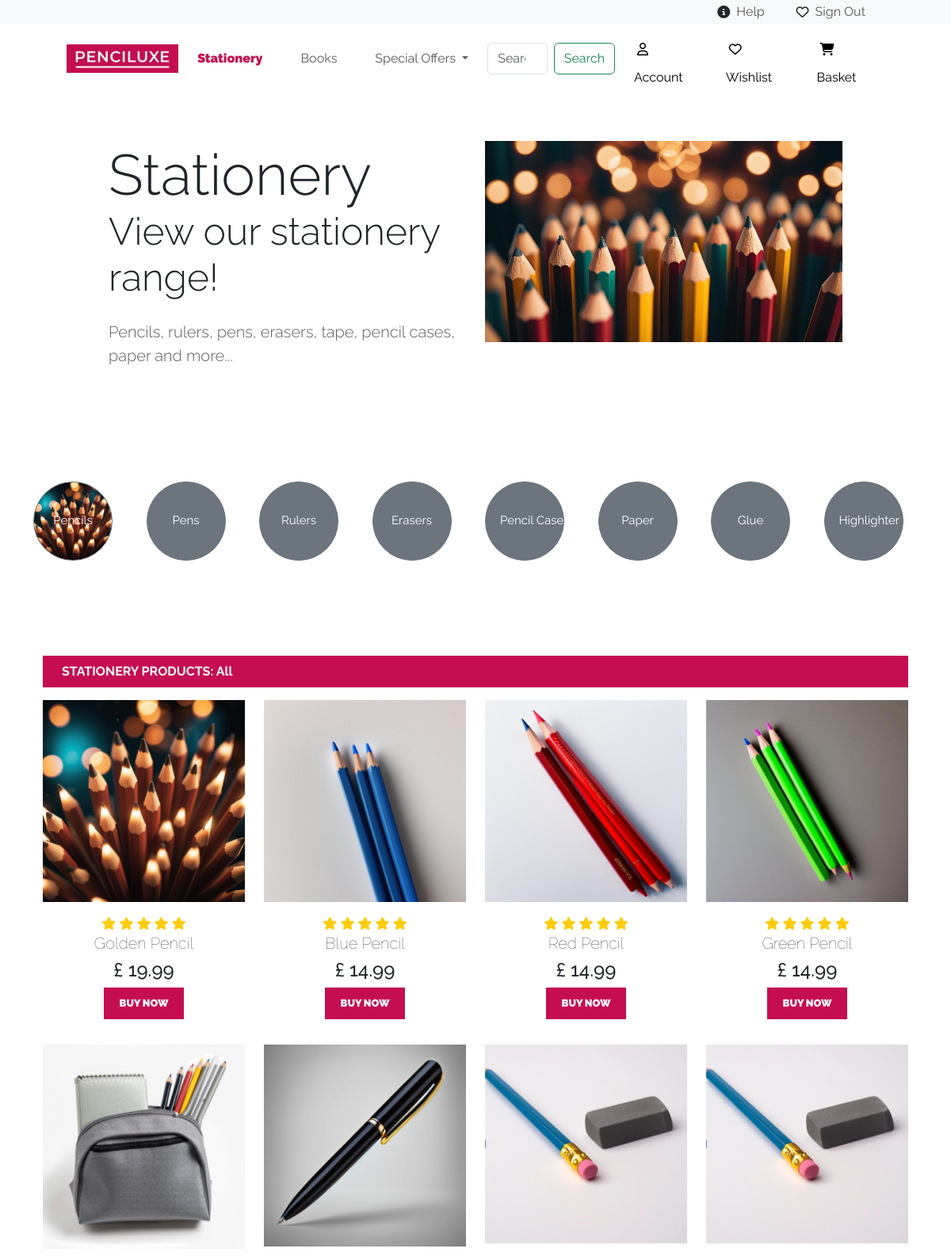
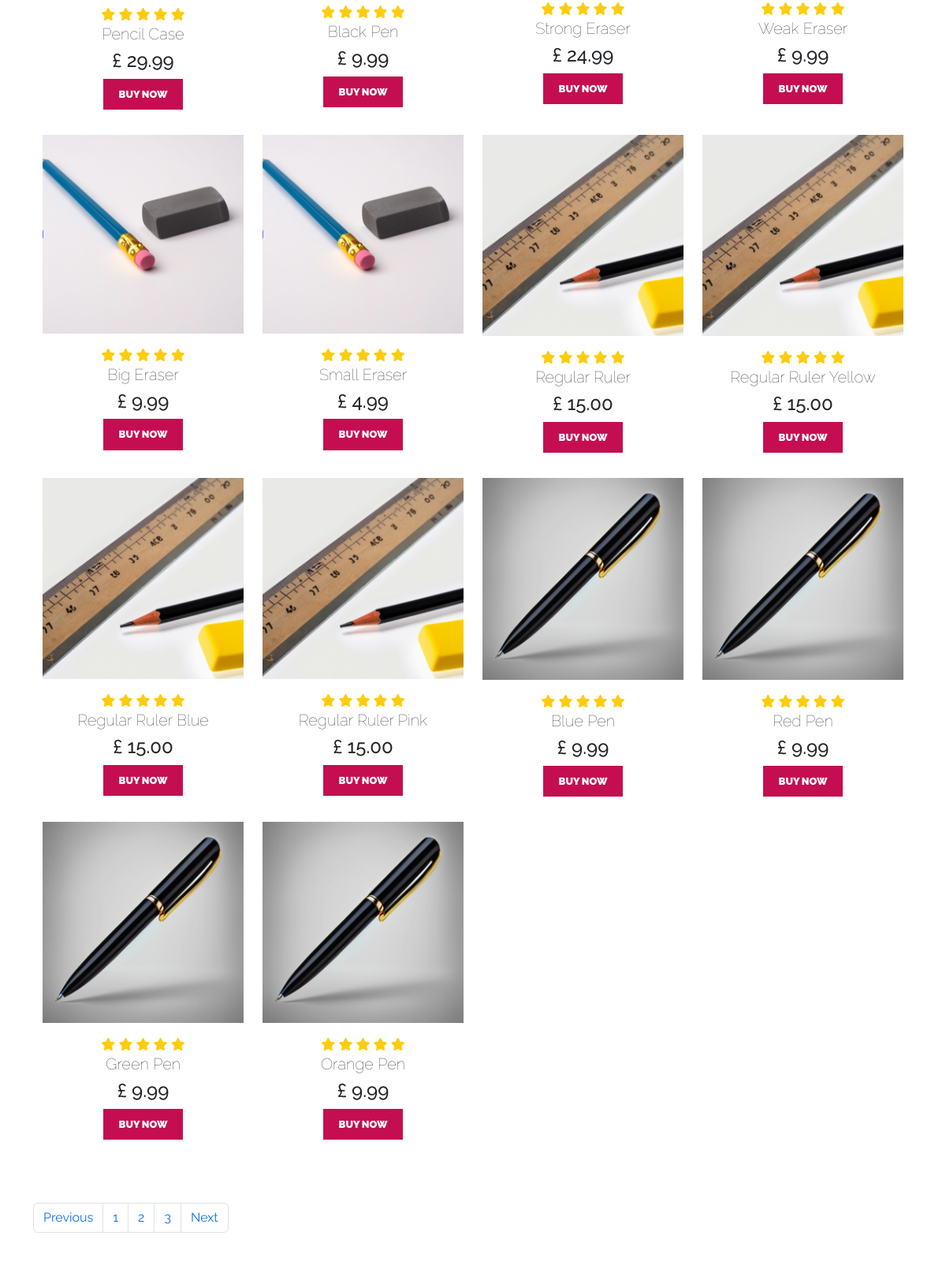
/WebAssignment/stationery.php (upper part), run on the app's committed database (2 pictures, top to bottom).
### tables this page shows
CREATE TABLE `product` (
  `product_ID` int(11) NOT NULL,
  `product_Name` varchar(100) NOT NULL,
  `product_Category` varchar(100) NOT NULL,
  `product_Description` varchar(255) NOT NULL,
  `product_Image` varchar(255) NOT NULL,
  `product_Image2` varchar(255) NOT NULL,
  `product_Image3` varchar(255) NOT NULL,
  `product_Image4` varchar(255) NOT NULL,
  `product_Price` decimal(6,2) NOT NULL,
  `product_Special_Offer` int(2) NOT NULL,
  `product_Type` varchar(100) NOT NULL
);

### WebAssignment/getStationery.php (called while the page is built, shortened)
<?php
include("connection.php");
$stmt = $con->prepare("SELECT * FROM product where product_Category = 'stationery'");
$stmt->execute();
$trending_products = $stmt->get_result();
?>

### WebAssignment/stationery.php (the view, shortened to what this page needs)
<!DOCTYPE html>
<html lang="en">
<head>
    <link href="https://cdn.jsdelivr.net/npm/bootstrap@5.3.3/dist/css/bootstrap.min.css" rel="stylesheet">
    <link rel="stylesheet" href="style.css" class="">
</head>
<body>
    <nav class="navbar navbar-custom bg-light navbar-expand-md">
        <div class="container-fluid py-0">
            <div class="navbar-collapse justify-content-end align-center" id="main-nav">
                <ul class="navbar-nav">
                    <li class="nav-item d-flex mx-3 ">
                        <i class="fa-solid fa-circle-info my-3"></i>
                        <a class="nav-link my-1" href="help.php">Help</a>
                    </li>
                    <li class="nav-item d-flex mx-3">
                        <i class="fa-regular fa-heart my-3"></i>
                        <a class="nav-link my-1" href="signout.php">Sign Out</a>
                    </li>
                </ul>
            </div>
        </div>
    </nav>
    <nav class="navbar navbar-expand-lg">
        <div class="container-fluid align-center">
            <a href="index.php"><img src="assets/logo.jpg" alt="..." height="36"></a>
          <div class="collapse navbar-collapse" id="navbarSupportedContent">
            <ul class="navbar-nav me-auto mb-2 mb-lg-0">
                <li class="nav-item">
                    <a class="nav-link mx-3" aria-current="page" href="stationery.php" style="color: #C50E51; font-weight: 900;">Stationery</a>
                </li>
                <li class="nav-item">
                    <a class="nav-link mx-3" href="books.php">Books</a>
                </li>
                <li class="nav-item dropdown">
                    <a class="nav-link mx-3 dropdown-toggle" href="#" role="button" data-bs-toggle="dropdown" aria-expanded="false">
                  Special Offers
                    </a>
                </li>
                <form class="d-flex" role="search" method="POST" action="search.php">
                    <input class="form-control me-2" type="search" name="search" placeholder="Search" aria-label="Search">
                    <button class="btn btn-outline-success" type="submit">Search</button>
                </form>
            </ul>
            <li class="nav-item d-flex mx-4">
                <a class="accountButton" href="account.php" style="text-decoration: none;"><i class="fa-regular fa-user my-3 mx-1"></i>Account</a>
            </li>
            <li class="nav-item d-flex mx-4">
                <a class="wishlistButton" href="wishlist.php" style="text-decoration: none;"><i class="fa-regular fa-heart my-3 mx-1"></i>Wishlist</a>
            </li>
            <li class="nav-item d-flex mx-4">
                <a class="basketButton" href="basket.php" style="text-decoration: none;"><i class="fa-solid fa-cart-shopping my-3 mx-1"></i>Basket</a>
            </li>
          </div>
        </div>
    </nav>
    <section id="frontPage">
        <div class="container-lg">
            <div class="row justify-content-center allign-items-center">
                <div class="col-md-5 text-center text-md-start">
                    <h1>
                        <div class="display-2">Stationery</div>
                        <div class="display-5">View our stationery range!</div>
                    </h1>
                    <p class="lead my-4 text-muted">Pencils, rulers, pens, erasers, tape, pencil cases, paper and more...</p>
                </div>
                <div class="col-md-5 text-center d-none d-md-block">
                    <img class="img-fluid bg-light bg-gradient" src="assets/pencil2.jpg" alt="pencilCover">
                </div>
            </div>
        </div>
    </section>
    <section id="topbuttons">
      <form id="checkout-Form" method="POST">
          <div class="container-lg">
              <div class="row row-cols-8">
                <div class="col"><input type="submit" value="Pencils" class="btn btn-secondary btn-circle btn-xl" style="background-image: url(assets/pencils.jpg); background-size: cover;" name="cat_Pencil"></div>
                <div class="col"><input type="submit" value="Pens"  name="cat_Pen" class="btn btn-secondary btn-circle btn-xl"></div>
                <div class="col"><input type="submit" value="Rulers"  name="cat_Ruler" class="btn btn-secondary btn-circle btn-xl"></div>
                <div class="col"><input type="submit" value="Erasers"  name="cat_Eraser" class="btn btn-secondary btn-circle btn-xl"></div>
                <div class="col"><input type="submit" value="Pencil Cases"  name="cat_Case" class="btn btn-secondary btn-circle btn-xl"></div>
                <div class="col"><input type="submit" value="Paper"  name="cat_Paper" class="btn btn-secondary btn-circle btn-xl"></div>
                <div class="col"><input type="submit" value="Glue"  name="cat_Glue" class="btn btn-secondary btn-circle btn-xl"></div>
                <div class="col"><input type="submit" value="Highlighter"  name="cat_Highlighter" class="btn btn-secondary btn-circle btn-xl"></div>
              </div>
          </div>
      </form>
    </section>
    <section id="Trending">
    <div class="row mx-auto container-lg">
        <span><p class="text-light   py-2  px-4 fw-bold" style="background-color: #C50E51;">STATIONERY PRODUCTS: <?php echo $_SESSION['cat'];?></p></span>
    <?php include('getStationery.php');?>
    <?php while($row= $trending_products->fetch_assoc()){ ?>
        <div class="product text-center col-lg-3 col-md-1 col-sm-4">
            <img class="img-fluid mb-3" src="assets/<?php echo $row['product_Image']; ?>"/>
            <div class="star">
                <i class="fas fa-star"></i>
                <i class="fas fa-star"></i>
                <i class="fas fa-star"></i>
                <i class="fas fa-star"></i>
                <i class="fas fa-star"></i>
            </div>
            <h5 class="p-name"><?php echo $row['product_Name']; ?></h5>
            <h4 class="p-price">£ <?php echo $row['product_Price']; ?></h4>
            <a href="selectedProductPage.php?product_ID=<?php echo $row['product_ID'];?>"><button class="buy-btn">Buy Now</button></a>
        </div>
        <?php } ?>
    </div>
    <div class="container-lg mt-5 mb-5">
      <ul class="pagination">
        <li class="page-item"><a class="page-link" href="#">Previous</a></li>
        <li class="page-item"><a class="page-link" href="#">1</a></li>
        <li class="page-item"><a class="page-link" href="#">2</a></li>
        <li class="page-item"><a class="page-link" href="#">3</a></li>
        <li class="page-item"><a class="page-link" href="#">Next</a></li>
      </ul>
    </div>
</body>
</html>

### WebAssignment/style.css (style rules this page uses)
body { font-family: "Raleway", sans-serif; }
.navbar-custom { height: 30px; }
.accountButton { color: black; }
.wishlistButton { color: black; }
.basketButton { color: black; }
.navbar { padding-left: 6%; padding-right: 6%; }
.btn-circle.btn-xl { width: 100px; height: 100px; padding: 13px 18px; border-radius: 60px; font-size: 15px; text-align: center; }
.product { cursor: pointer; margin-bottom: 2rem; font-family: 'poppins' 'sans-serif'; }
.product img { transition: 0.3s all;; }
.buy-btn { font-size: 0.8rem; font-weight: 900; outline: none; border: none; background-color: #C50E51; color: white; padding: 10px 20px; text-transform: uppercase; cursor: pointer; transition: 0.5s ease; }
.p-name { font-weight: 100; }
.fa-star { color: #FDCC0D; }
a { text-decoration:none; }

### WebAssignment/stationery.php (style rules this page uses)
section { padding: 60px 0; }

### data on the page
product: product_Image (picture), product_Name "Golden Pencil", product_Price "19.99"
product: product_Image (picture), product_Name "Blue Pencil", product_Price "14.99"
product: product_Image (picture), product_Name "Red Pencil", product_Price "14.99"
product: product_Image (picture), product_Name "Green Pencil", product_Price "14.99"
product: product_Image (picture), product_Name "Pencil Case", product_Price "29.99"
product: product_Image (picture), product_Name "Black Pen", product_Price "9.99"
product: product_Image (picture), product_Name "Strong Eraser", product_Price "24.99"
product: product_Image (picture), product_Name "Weak Eraser", product_Price "9.99"
product: product_Image (picture), product_Name "Big Eraser", product_Price "9.99"
product: product_Image (picture), product_Name "Small Eraser", product_Price "4.99"
product: product_Image (picture), product_Name "Regular Ruler", product_Price "15.00"
product: product_Image (picture), product_Name "Regular Ruler Yellow", product_Price "15.00"
product: product_Image (picture), product_Name "Regular Ruler Blue", product_Price "15.00"
product: product_Image (picture), product_Name "Regular Ruler Pink", product_Price "15.00"
product: product_Image (picture), product_Name "Blue Pen", product_Price "9.99"
product: product_Image (picture), product_Name "Red Pen", product_Price "9.99"
product: product_Image (picture), product_Name "Green Pen", product_Price "9.99"
product: product_Image (picture), product_Name "Orange Pen", product_Price "9.99"

### other printed values
$_SESSION['cat'] "All"
